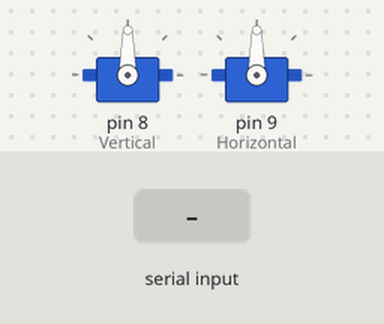
The sketch below on a simulated Arduino Uno, built with avr-gcc and run on an emulated ATmega328P. Parts: 2 × servo. The inputs (shaded band) are chosen by the test bench.

Above: at 1.2 s.
1.3 s: byte 255 (255) received over Serial
Timing chart, 0 to 4.3 s (numbered marks = the images above; inputs shaded):
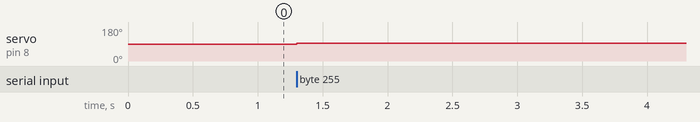

Measured:
- after the input at 1.3 s, servo on pin 8 (Vertical): 90° → 93° at once

The sketch:

xontroller.ino
```cpp
#include <Servo.h>

Servo Vertical;//250 diff  1250-1750
Servo Horizontal;//300 diff 1250 - 1850

bool reading = false;

byte input[2];
int curr = 0;

float vert_value;
float hor_value;

void setup() {
  // put your setup code here, to run once:
  Serial.begin(38400);

  Vertical.attach(8);
  Horizontal.attach(9);
}

void loop() {
  // put your main code here, to run repeatedly:

  if (Serial.available() > 0){
    byte b = Serial.read();

    if(reading){
      input[curr] = b;
      curr ++;
    }

    if (b == 254){
      reading = true;
      curr = 0;
    }
    if (b == 255){
       reading = false;
       calculate();
       move_servo();
    }
  }
}

void calculate(){
  vert_value = (float)input[1] / 253;
  if((int)input[0] == 0){
    vert_value *= -1;
  }
}

void move_servo(){
  Vertical.writeMicroseconds(1500 + (vert_value * 250));
}
```
